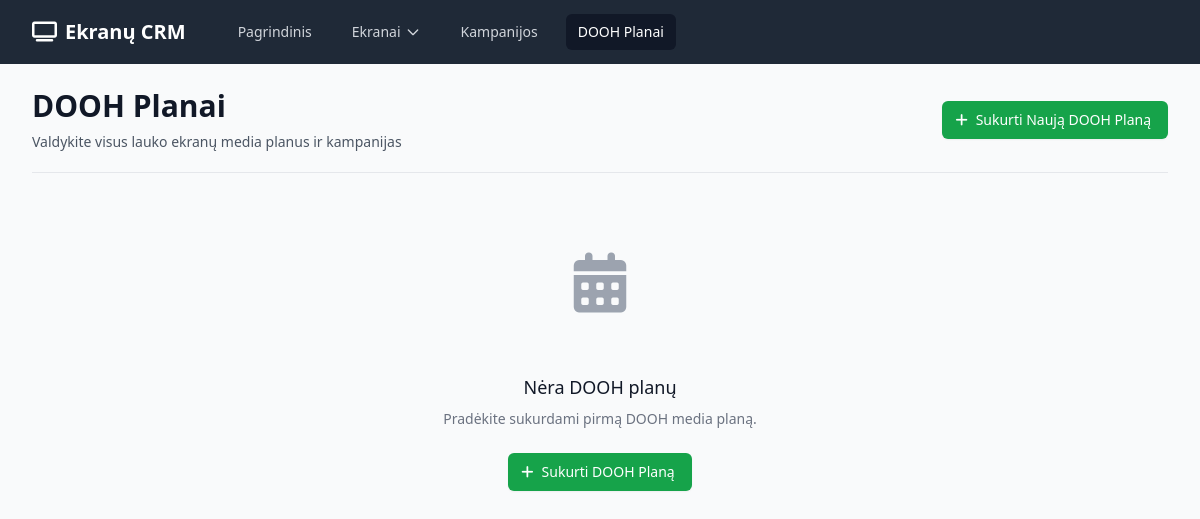
/dooh-plans, run on an earlier commit of the app's database.
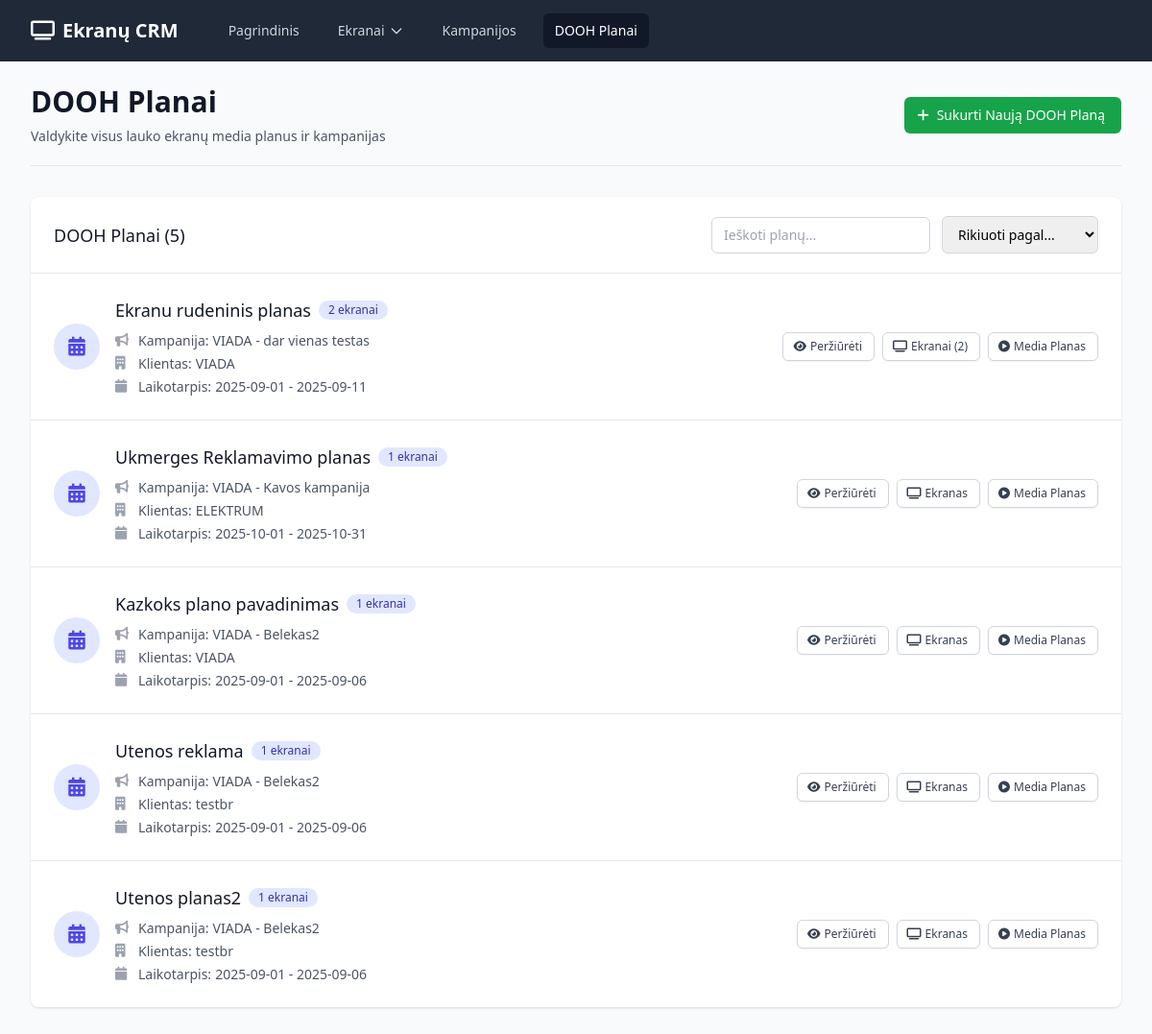
And on a later commit of the database.
### app.py (models this page shows)
class DOOHPlan(db.Model):
    id = db.Column(db.Integer, primary_key=True)
    campaign_id = db.Column(db.Integer, db.ForeignKey('campaign.id'), nullable=False)
    name = db.Column(db.String(100), nullable=False)
    start_date = db.Column(db.Date, nullable=False)
    end_date = db.Column(db.Date, nullable=False)
    created_at = db.Column(db.DateTime, default=datetime.utcnow)
    screen_bookings = db.relationship('ScreenBooking', backref='dooh_plan', lazy=True, cascade='all, delete-orphan')

class Campaign(db.Model):
    id = db.Column(db.Integer, primary_key=True)
    client_id = db.Column(db.Integer, db.ForeignKey('client.id'), nullable=False)
    name = db.Column(db.String(100), nullable=False)
    description = db.Column(db.Text)
    start_date = db.Column(db.Date)
    end_date = db.Column(db.Date)
    budget = db.Column(db.Float)
    created_at = db.Column(db.DateTime, default=datetime.utcnow)
    dooh_plans = db.relationship('DOOHPlan', backref='campaign', lazy=True, cascade='all, delete-orphan')

class Client(db.Model):
    id = db.Column(db.Integer, primary_key=True)
    name = db.Column(db.String(100), nullable=False)
    email = db.Column(db.String(100))
    phone = db.Column(db.String(20))
    contact_person = db.Column(db.String(100))
    company = db.Column(db.String(100))
    created_at = db.Column(db.DateTime, default=datetime.utcnow)
    campaigns = db.relationship('Campaign', backref='client', lazy=True, cascade='all, delete-orphan')

### app.py (the view)
@app.route('/dooh-plans')
def dooh_plans():
    plans = DOOHPlan.query.all()
    return render_template('dooh_plans.html', plans=plans)

### templates/dooh_plans.html (shortened to what the changed rows need)
{% extends "base.html" %}
{% block content %}
<div class="pb-5 border-b border-gray-200 mb-8">
    <div class="flex justify-between items-center">
        <div>
            <h1 class="text-3xl font-bold text-gray-900">DOOH Planai</h1>
        </div>
    </div>
</div>
{% if plans %}
<div class="bg-white shadow overflow-hidden sm:rounded-lg mb-8">
    <div class="px-4 py-5 sm:px-6">
        <div class="flex justify-between items-center">
            <h3 class="text-lg leading-6 font-medium text-gray-900">DOOH Planai ({{ plans|length }})</h3>
            <div class="flex items-center space-x-3">
                <input type="text" id="planFilter" placeholder="Ieškoti planų..."
                       class="px-3 py-2 border border-gray-300 rounded-md text-sm focus:outline-none focus:ring-indigo-500 focus:border-indigo-500">
                <select id="sortBy" class="px-3 py-2 border border-gray-300 rounded-md text-sm focus:outline-none focus:ring-indigo-500 focus:border-indigo-500">
                    <option value="">Rikiuoti pagal...</option>
                </select>
            </div>
        </div>
    </div>
    <div class="border-t border-gray-200">
        <ul class="divide-y divide-gray-200" id="plansList">
            {% for plan in plans %}
            <li class="plan-item hover:bg-gray-50">
                <div class="px-4 py-6 sm:px-6">
                    <div class="flex items-center justify-between">
                        <div class="flex items-center">
                            <div class="flex-shrink-0">
                                <div class="h-12 w-12 rounded-full bg-indigo-100 flex items-center justify-center">
                                    <i class="fas fa-calendar-alt text-indigo-600 text-xl"></i>
                                </div>
                            </div>
                            <div class="ml-4">
                                <div class="flex items-center">
                                    <p class="text-lg font-medium text-gray-900 plan-name">{{ plan.name }}</p>
                                    <span class="ml-2 inline-flex items-center px-2.5 py-0.5 rounded-full text-xs font-medium bg-indigo-100 text-indigo-800">
                                        {{ plan.screen_bookings|length }} ekranai
                                    </span>
                                </div>
                                <div class="mt-2 space-y-1">
                                    <div class="flex items-center text-sm text-gray-600">
                                        <i class="fas fa-bullhorn w-4 h-4 mr-2 text-gray-400"></i>
                                        <span class="font-medium">Kampanija:</span>
                                        <span class="ml-1">{{ plan.campaign.name }}</span>
                                    </div>
                                    <div class="flex items-center text-sm text-gray-600">
                                        <i class="fas fa-building w-4 h-4 mr-2 text-gray-400"></i>
                                        <span class="font-medium">Klientas:</span>
                                        <span class="ml-1">{{ plan.campaign.client.name }}</span>
                                    </div>
                                    <div class="flex items-center text-sm text-gray-600">
                                        <i class="fas fa-calendar w-4 h-4 mr-2 text-gray-400"></i>
                                        <span class="font-medium">Laikotarpis:</span>
                                        <span class="ml-1">{{ plan.start_date.strftime('%Y-%m-%d') }} - {{ plan.end_date.strftime('%Y-%m-%d') }}</span>
                                    </div>
                                </div>
                            </div>
                        </div>
                        <div class="flex items-center space-x-2">
                            <a href="{{ url_for('dooh_plan_detail', id=plan.id) }}"
                               class="inline-flex items-center px-3 py-1.5 border border-gray-300 shadow-sm text-xs font-medium rounded-md text-gray-700 bg-white hover:bg-gray-50 focus:outline-none focus:ring-2 focus:ring-offset-2 focus:ring-indigo-500">
                                <i class="fas fa-eye -ml-0.5 mr-1"></i>
                                Peržiūrėti
                            </a>
                            {% if plan.screen_bookings|length == 1 %}
                            <a href="{{ url_for('screen_detail', id=plan.screen_bookings[0].screen.id) }}"
                               class="inline-flex items-center px-3 py-1.5 border border-gray-300 shadow-sm text-xs font-medium rounded-md text-gray-700 bg-white hover:bg-gray-50 focus:outline-none focus:ring-2 focus:ring-offset-2 focus:ring-indigo-500">
                                <i class="fas fa-tv -ml-0.5 mr-1"></i>
                                Ekranas
                            </a>
                            {% else %}
                            <a href="{{ url_for('dooh_plan_screens', id=plan.id) }}"
                               class="inline-flex items-center px-3 py-1.5 border border-gray-300 shadow-sm text-xs font-medium rounded-md text-gray-700 bg-white hover:bg-gray-50 focus:outline-none focus:ring-2 focus:ring-offset-2 focus:ring-indigo-500">
                                <i class="fas fa-tv -ml-0.5 mr-1"></i>
                                Ekranai ({{ plan.screen_bookings|length }})
                            </a>
                            {% endif %}
                            <a href="{{ url_for('dooh_plan_media', id=plan.id) }}"
                               class="inline-flex items-center px-3 py-1.5 border border-gray-300 shadow-sm text-xs font-medium rounded-md text-gray-700 bg-white hover:bg-gray-50 focus:outline-none focus:ring-2 focus:ring-offset-2 focus:ring-yellow-500">
                                <i class="fas fa-play-circle -ml-0.5 mr-1"></i>
                                Media Planas
                            </a>
                        </div>
                    </div>
                </div>
            </li>
            {% endfor %}
        </ul>
    </div>
</div>
{% else %}
<div class="text-center py-12">
    <div class="mx-auto h-24 w-24 text-gray-400">
        <i class="fas fa-calendar-alt text-6xl"></i>
    </div>
    <h3 class="mt-6 text-lg font-medium text-gray-900">Nėra DOOH planų</h3>
    <p class="mt-2 text-sm text-gray-500">Pradėkite sukurdami pirmą DOOH media planą.</p>
    <div class="mt-6">
        <a href="{{ url_for('new_dooh_plan') }}" class="inline-flex items-center px-4 py-2 border border-transparent text-sm font-medium rounded-md shadow-sm text-white bg-green-600 hover:bg-green-700 focus:outline-none focus:ring-2 focus:ring-offset-2 focus:ring-green-500">
            <i class="fas fa-plus -ml-1 mr-2"></i>
            Sukurti DOOH Planą
        </a>
    </div>
</div>
{% endif %}
{% endblock %}

What changed in the data, as far as the page shows it:
added DOOHPlan: name "Ekranu rudeninis planas", screen_bookings|length "2", campaign.name "VIADA - dar vienas testas", campaign.client.name "VIADA", start_date "2025-09-01", end_date "2025-09-11"
added DOOHPlan: name "Ukmerges Reklamavimo planas", screen_bookings|length "1", campaign.name "VIADA - Kavos kampanija", campaign.client.name "ELEKTRUM", start_date "2025-10-01", end_date "2025-10-31"
added DOOHPlan: name "Kazkoks plano pavadinimas", screen_bookings|length "1", campaign.name "VIADA - Belekas2", campaign.client.name "VIADA", start_date "2025-09-01", end_date "2025-09-06"
added DOOHPlan: name "Utenos reklama", screen_bookings|length "1", campaign.name "VIADA - Belekas2", campaign.client.name "testbr", start_date "2025-09-01", end_date "2025-09-06"
added DOOHPlan: name "Utenos planas2", screen_bookings|length "1", campaign.name "VIADA - Belekas2", campaign.client.name "testbr", start_date "2025-09-01", end_date "2025-09-06"
Also different on the page:
{{ plans|length }}: (not shown) → "5"
form field value: (not shown) → "Rikiuoti pagal..."
text no longer shown: "Nėra DOOH planų Pradėkite sukurdami pirmą DOOH media planą. Sukurti DOOH Planą"
text now shown: "DOOH Planai ( )"
